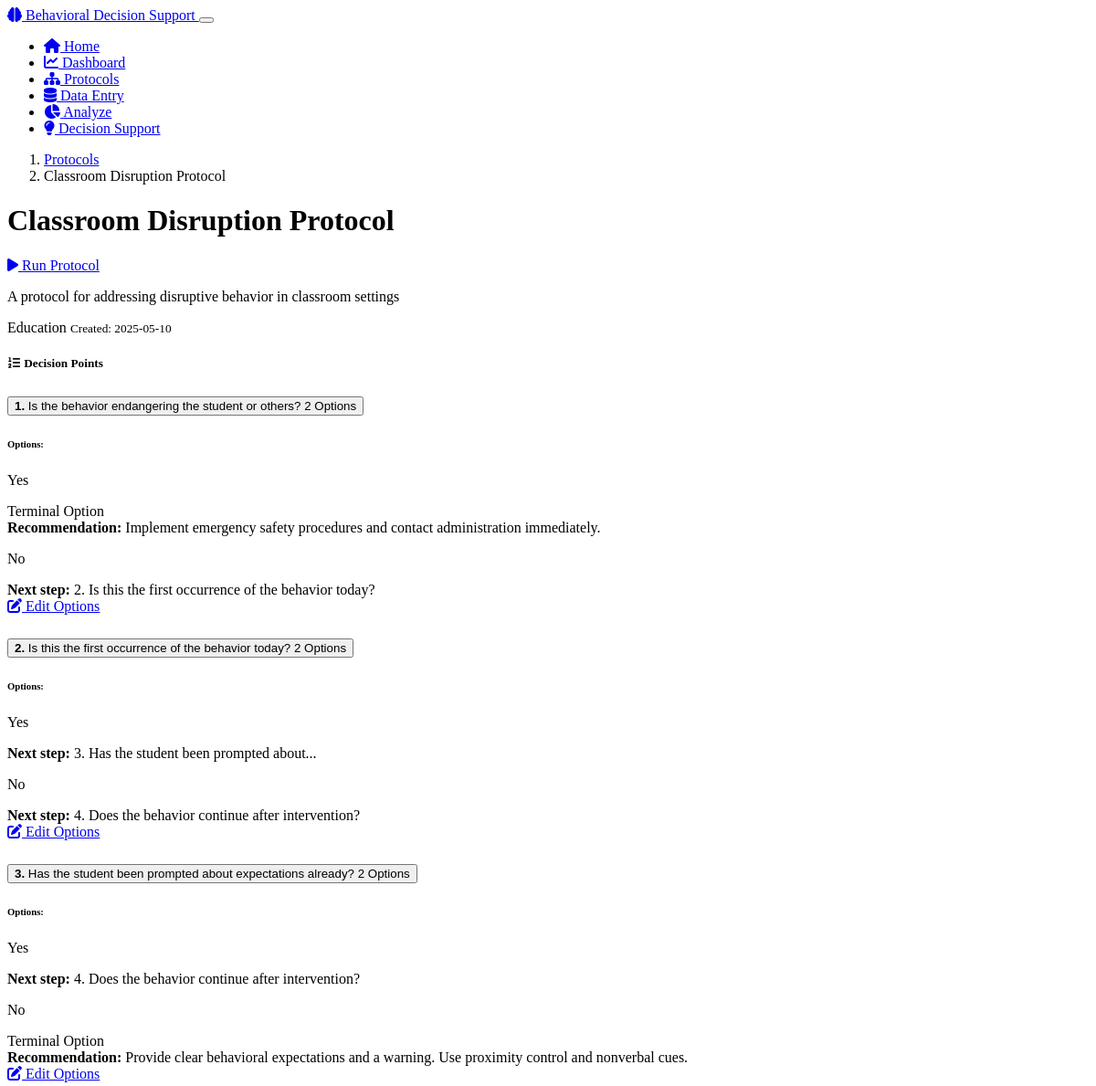
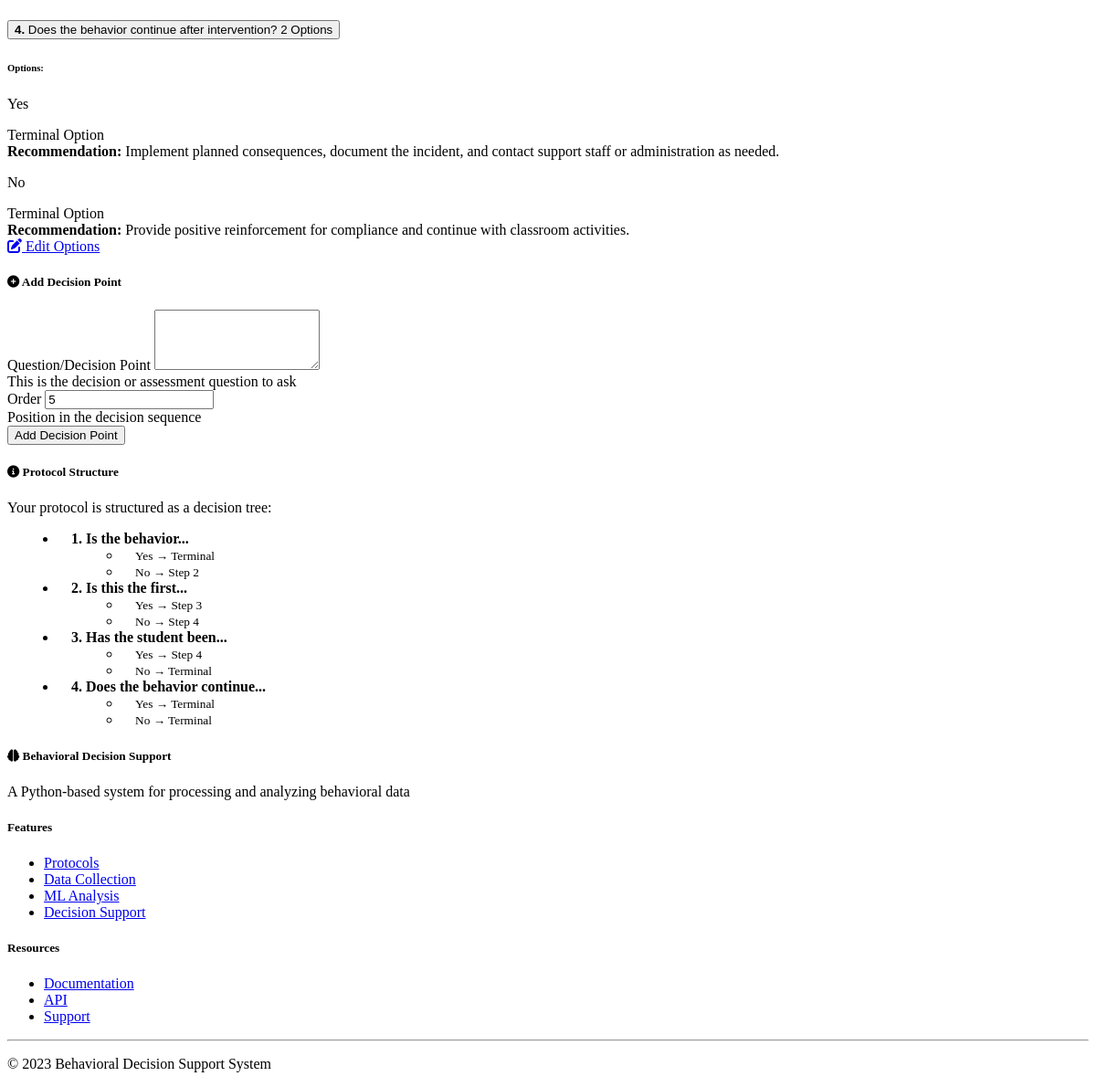
Page /protocols/1 on the committed database (2 pictures, top to bottom).
### models.py (models this page shows, shortened)
class Protocol(db.Model):
    id = db.Column(db.Integer, primary_key=True)
    name = db.Column(db.String(100), nullable=False)
    description = db.Column(db.Text, nullable=True)
    category = db.Column(db.String(50), nullable=True)
    created_at = db.Column(db.DateTime, default=datetime.utcnow)
    updated_at = db.Column(db.DateTime, default=datetime.utcnow, onupdate=datetime.utcnow)
    decision_points = db.relationship('DecisionPoint', backref='protocol', lazy=True)

class DecisionPoint(db.Model):
    id = db.Column(db.Integer, primary_key=True)
    protocol_id = db.Column(db.Integer, db.ForeignKey('protocol.id'), nullable=False)
    question = db.Column(db.Text, nullable=False)
    order = db.Column(db.Integer, nullable=False)
    created_at = db.Column(db.DateTime, default=datetime.utcnow)
    options = db.relationship(
        'DecisionOption',
        foreign_keys='DecisionOption.decision_point_id',
        backref='decision_point',
        lazy=True
    )

class DecisionOption(db.Model):
    id = db.Column(db.Integer, primary_key=True)
    decision_point_id = db.Column(db.Integer, db.ForeignKey('decision_point.id'), nullable=False)
    text = db.Column(db.Text, nullable=False)
    next_decision_id = db.Column(db.Integer, db.ForeignKey('decision_point.id'), nullable=True)
    is_terminal = db.Column(db.Boolean, default=False)
    recommendation = db.Column(db.Text, nullable=True)
    next_decision = db.relationship(
        'DecisionPoint',
        foreign_keys=[next_decision_id],
        backref=db.backref('previous_options', lazy=True)
    )

### routes.py (the view)
@app.route('/protocols/<int:protocol_id>', methods=['GET'])
def protocol_detail(protocol_id):
    protocol = Protocol.query.get_or_404(protocol_id)
    decision_points = DecisionPoint.query.filter_by(protocol_id=protocol_id).order_by(DecisionPoint.order).all()
    dp_form = DecisionPointForm()
    if decision_points:
        next_order = max([dp.order for dp in decision_points]) + 1
    else:
        next_order = 1
    dp_form.order.data = next_order
    return render_template('protocol_detail.html',
                          protocol=protocol,
                          decision_points=decision_points,
                          dp_form=dp_form,
                          title=f"Protocol: {protocol.name}")

### templates/protocol_detail.html (shortened to what this page needs)
{% extends "layout.html" %}
{% block content %}
<div class="row mb-4">
    <div class="col-md-12">
        <nav aria-label="breadcrumb">
            <ol class="breadcrumb">
                <li class="breadcrumb-item"><a href="{{ url_for('protocols') }}">Protocols</a></li>
                <li class="breadcrumb-item active" aria-current="page">{{ protocol.name }}</li>
            </ol>
        </nav>
        <div class="d-flex justify-content-between align-items-center">
            <h1 class="mb-3">{{ protocol.name }}</h1>
            <div>
                <a href="{{ url_for('decision_support') }}" class="btn btn-primary">
                    <i class="fas fa-play me-1"></i> Run Protocol
                </a>
            </div>
        </div>
        {% if protocol.description %}
        <p class="lead">{{ protocol.description }}</p>
        {% endif %}
        {% if protocol.category %}
        <div class="mb-3">
            <span class="badge bg-secondary">{{ protocol.category }}</span>
            <small class="text-muted ms-2">Created: {{ protocol.created_at.strftime('%Y-%m-%d') }}</small>
        </div>
        {% endif %}
    </div>
</div>
<div class="row">
    <div class="col-md-8 mb-4">
        <div class="card">
            <div class="card-header d-flex justify-content-between align-items-center">
                <h5 class="mb-0"><i class="fas fa-list-ol me-2"></i> Decision Points</h5>
            </div>
            <div class="card-body">
                {% if decision_points %}
                <div class="accordion" id="decisionPointsAccordion">
                    {% for dp in decision_points %}
                    <div class="accordion-item">
                        <h2 class="accordion-header" id="heading{{ dp.id }}">
                            <button class="accordion-button collapsed" type="button" data-bs-toggle="collapse" data-bs-target="#collapse{{ dp.id }}" aria-expanded="false" aria-controls="collapse{{ dp.id }}">
                                <div class="d-flex justify-content-between align-items-center w-100 me-3">
                                    <span><strong>{{ dp.order }}.</strong> {{ dp.question }}</span>
                                    <span class="badge bg-primary ms-2">{{ dp.options|length }} Options</span>
                                </div>
                            </button>
                        </h2>
                        <div id="collapse{{ dp.id }}" class="accordion-collapse collapse" aria-labelledby="heading{{ dp.id }}" data-bs-parent="#decisionPointsAccordion">
                            <div class="accordion-body">
                                <div class="mb-3">
                                    <h6>Options:</h6>
                                    <div class="list-group">
                                        {% for option in dp.options %}
                                        <div class="list-group-item list-group-item-action d-flex justify-content-between align-items-center">
                                            <div>
                                                <p class="mb-1">{{ option.text }}</p>
                                                {% if option.is_terminal %}
                                                <span class="badge bg-success">Terminal Option</span>
                                                {% if option.recommendation %}
                                                <div class="mt-2 small">
                                                    <strong>Recommendation:</strong> {{ option.recommendation }}
                                                </div>
                                                {% endif %}
                                                {% else %}
                                                {% if option.next_decision_id %}
                                                {% set next_dp = decision_points|selectattr('id', 'equalto', option.next_decision_id)|first %}
                                                {% if next_dp %}
                                                <div class="mt-2 small">
                                                    <strong>Next step:</strong> {{ next_dp.order }}. {{ next_dp.question|truncate(50) }}
                                                </div>
                                                {% endif %}
                                                {% endif %}
                                                {% endif %}
                                            </div>
                                        </div>
                                        {% endfor %}
                                    </div>
                                </div>
                                <div class="text-end">
                                    <a href="{{ url_for('decision_point_detail', dp_id=dp.id) }}" class="btn btn-sm btn-outline-primary">
                                        <i class="fas fa-edit me-1"></i> Edit Options
                                    </a>
                                </div>
                            </div>
                        </div>
                    </div>
                    {% endfor %}
                </div>
                {% else %}
                <div class="alert alert-info">
                    <i class="fas fa-info-circle me-2"></i> This protocol doesn't have any decision points yet.
                    Add your first decision point using the form below.
                </div>
                {% endif %}
            </div>
        </div>
    </div>
    <div class="col-md-4 mb-4">
        <div class="card">
            <div class="card-header">
                <h5 class="mb-0"><i class="fas fa-plus-circle me-2"></i> Add Decision Point</h5>
            </div>
            <div class="card-body">
                <form method="POST" action="{{ url_for('add_decision_point', protocol_id=protocol.id) }}">
                    <div class="mb-3">
                        <label for="question" class="form-label">{{ dp_form.question.label }}</label>
                        {{ dp_form.question(class="form-control" + (" is-invalid" if dp_form.question.errors else ""), rows=4) }}
                        <div class="form-text">This is the decision or assessment question to ask</div>
                    </div>
                    <div class="mb-3">
                        <label for="order" class="form-label">{{ dp_form.order.label }}</label>
                        {{ dp_form.order(class="form-control" + (" is-invalid" if dp_form.order.errors else "")) }}
                        <div class="form-text">Position in the decision sequence</div>
                    </div>
                    {{ dp_form.submit(class="btn btn-primary w-100") }}
                </form>
            </div>
        </div>
        <div class="card mt-4">
            <div class="card-header">
                <h5 class="mb-0"><i class="fas fa-info-circle me-2"></i> Protocol Structure</h5>
            </div>
            <div class="card-body">
                <p>
                    Your protocol is structured as a decision tree:
                </p>
                {% if decision_points %}
                <div class="mt-3">
                    <ul class="list-unstyled">
                        {% for dp in decision_points|sort(attribute='order') %}
                        <li class="mb-3 tree-node">
                            <strong>{{ dp.order }}. {{ dp.question|truncate(30) }}</strong>
                            {% if dp.options %}
                            <ul class="list-unstyled ms-3 mt-1">
                                {% for option in dp.options %}
                                <li class="mb-2 {% if option.is_terminal %}tree-leaf{% else %}tree-node{% endif %}">
                                    <small>
                                        {{ option.text|truncate(25) }} →
                                        {% if option.is_terminal %}
                                        <span class="text-success">Terminal</span>
                                        {% elif option.next_decision_id %}
                                        {% set next_dp = decision_points|selectattr('id', 'equalto', option.next_decision_id)|first %}
                                        {% if next_dp %}
                                        Step {{ next_dp.order }}
                                        {% else %}
                                        <span class="text-danger">Missing link</span>
                                        {% endif %}
                                        {% else %}
                                        <span class="text-warning">No path defined</span>
                                        {% endif %}
                                    </small>
                                </li>
                                {% endfor %}
                            </ul>
                            {% endif %}
                        </li>
                        {% endfor %}
                    </ul>
                </div>
                {% else %}
                <div class="alert alert-info">
                    Add decision points to visualize the protocol structure.
                </div>
                {% endif %}
            </div>
        </div>
    </div>
</div>
{% endblock %}

### templates/layout.html (shortened to what this page needs)
<!DOCTYPE html>
<html lang="en" data-bs-theme="dark">
<head>
    <link rel="stylesheet" href="https://cdn.replit.com/agent/bootstrap-agent-dark-theme.min.css">
    <link rel="stylesheet" href="https://cdnjs.cloudflare.com/ajax/libs/font-awesome/6.0.0-beta3/css/all.min.css">
    <link rel="stylesheet" href="{{ url_for('static', filename='css/custom.css') }}">
</head>
<body>
    <nav class="navbar navbar-expand-lg navbar-dark bg-dark">
        <div class="container">
            <a class="navbar-brand" href="{{ url_for('index') }}">
                <i class="fas fa-brain me-2"></i>
                Behavioral Decision Support
            </a>
            <button class="navbar-toggler" type="button" data-bs-toggle="collapse" data-bs-target="#navbarNav" aria-controls="navbarNav" aria-expanded="false" aria-label="Toggle navigation">
            </button>
            <div class="collapse navbar-collapse" id="navbarNav">
                <ul class="navbar-nav ms-auto">
                    <li class="nav-item">
                        <a class="nav-link {% if request.path == url_for('index') %}active{% endif %}" href="{{ url_for('index') }}">
                            <i class="fas fa-home me-1"></i> Home
                        </a>
                    </li>
                    <li class="nav-item">
                        <a class="nav-link {% if request.path == url_for('dashboard') %}active{% endif %}" href="{{ url_for('dashboard') }}">
                            <i class="fas fa-chart-line me-1"></i> Dashboard
                        </a>
                    </li>
                    <li class="nav-item">
                        <a class="nav-link {% if request.path == url_for('protocols') %}active{% endif %}" href="{{ url_for('protocols') }}">
                            <i class="fas fa-sitemap me-1"></i> Protocols
                        </a>
                    </li>
                    <li class="nav-item">
                        <a class="nav-link {% if request.path == url_for('data_entry') %}active{% endif %}" href="{{ url_for('data_entry') }}">
                            <i class="fas fa-database me-1"></i> Data Entry
                        </a>
                    </li>
                    <li class="nav-item">
                        <a class="nav-link {% if request.path == url_for('analyze') %}active{% endif %}" href="{{ url_for('analyze') }}">
                            <i class="fas fa-chart-pie me-1"></i> Analyze
                        </a>
                    </li>
                    <li class="nav-item">
                        <a class="nav-link {% if request.path == url_for('decision_support') %}active{% endif %}" href="{{ url_for('decision_support') }}">
                            <i class="fas fa-lightbulb me-1"></i> Decision Support
                        </a>
                    </li>
                </ul>
            </div>
        </div>
    </nav>
    <div class="container py-4">
        {% block content %}{% endblock %}
    </div>
    <footer class="bg-dark text-light py-4 mt-5">
        <div class="container">
            <div class="row">
                <div class="col-md-6">
                    <h5><i class="fas fa-brain me-2"></i> Behavioral Decision Support</h5>
                    <p class="text-muted">
                        A Python-based system for processing and analyzing behavioral data
                    </p>
                </div>
                <div class="col-md-3">
                    <h5>Features</h5>
                    <ul class="list-unstyled">
                        <li><a href="{{ url_for('protocols') }}" class="text-decoration-none text-light">Protocols</a></li>
                        <li><a href="{{ url_for('data_entry') }}" class="text-decoration-none text-light">Data Collection</a></li>
                        <li><a href="{{ url_for('analyze') }}" class="text-decoration-none text-light">ML Analysis</a></li>
                        <li><a href="{{ url_for('decision_support') }}" class="text-decoration-none text-light">Decision Support</a></li>
                    </ul>
                </div>
                <div class="col-md-3">
                    <h5>Resources</h5>
                    <ul class="list-unstyled">
                        <li><a href="#" class="text-decoration-none text-light">Documentation</a></li>
                        <li><a href="#" class="text-decoration-none text-light">API</a></li>
                        <li><a href="#" class="text-decoration-none text-light">Support</a></li>
                    </ul>
                </div>
            </div>
            <hr>
            <div class="row">
                <div class="col-12 text-center">
                    <p class="mb-0 text-muted">&copy; 2023 Behavioral Decision Support System</p>
                </div>
            </div>
        </div>
    </footer>
</body>
</html>

### rows in the picture
Protocol: name "Classroom Disruption Protocol", description "A protocol for addressing disruptive behavior in classroom settings", category "Education", created_at "2025-05-10"
DecisionPoint: order "1", question "Is the behavior endangering the student or others?", options|length "2", question "Is the behavior..."
DecisionOption: text "Yes", recommendation "Implement emergency safety procedures and contact administration immediately.", is_terminal "Terminal"
DecisionOption: text "No"
DecisionPoint: order "2", question "Is this the first occurrence of the behavior today?", options|length "2", question "Is this the first..."
DecisionOption: text "Yes"
DecisionPoint: order "3", question "Has the student been prompted about...", question "Has the student been prompted about expectations already?", options|length "2", question "Has the student been..."
DecisionOption: text "No"
DecisionPoint: order "4", question "Does the behavior continue after intervention?", options|length "2", question "Does the behavior continue..."
DecisionOption: text "Yes"
DecisionOption: text "No", recommendation "Provide clear behavioral expectations and a warning. Use proximity control and nonverbal cues.", is_terminal "Terminal"
DecisionOption: text "Yes", recommendation "Implement planned consequences, document the incident, and contact support staff or administration as needed.", is_terminal "Terminal"
DecisionOption: text "No", recommendation "Provide positive reinforcement for compliance and continue with classroom activities.", is_terminal "Terminal"

### other values in the picture
{{ dp_form.question.label }} "Question/Decision Point"
{{ dp_form.order.label }} "Order"
